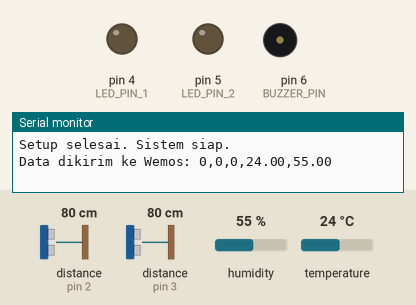
Simulated run of this sketch. Board: Arduino Uno, built with avr-gcc and run on an emulated ATmega328P. On the bench: output pins drawn as LEDs (lit = HIGH), buzzer (waves = sounding, pin HIGH), the last lines printed to the serial monitor. Wiring (inferred from the names in the program): 2 × ultrasonic range finder: trigger pin 2, echo pin 2 / trigger pin 3, echo pin 3. The test bench sets the inputs (shaded band); at power-on: distance to the obstacle (sensors on pin 2, pin 3) 80 cm, humidity 55 %, temperature 24 °C. The echo pulse lasts 58.3 µs per cm; pins used as bus, display or sensor lines are not drawn.

Above: at 1.2 s.
1.3 s: distance to the obstacle (sensor on pin 2) set to 55 cm
4.0 s: distance to the obstacle (sensor on pin 2) set to 48 cm
At 4.9 s:
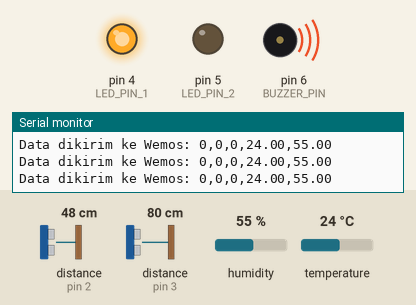
6.7 s: distance to the obstacle (sensor on pin 3) set to 54 cm
9.4 s: distance to the obstacle (sensor on pin 3) set to 47 cm
At 11.0 s:
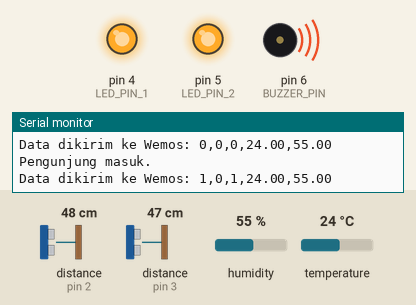
12.1 s: distance to the obstacle (sensor on pin 2) set to 60 cm
At 13.1 s:
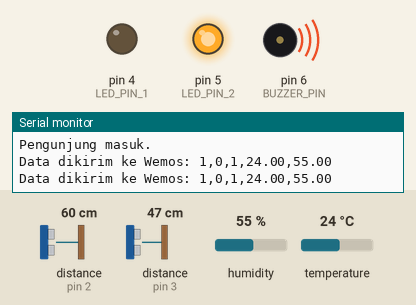
14.8 s: distance to the obstacle (sensor on pin 3) set to 60 cm
At 17.2 s:
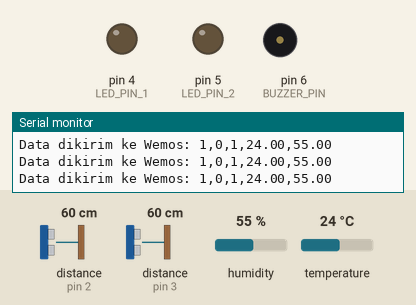
Timing chart, 0 to 18.6 s (numbered marks = the images above; inputs shaded):
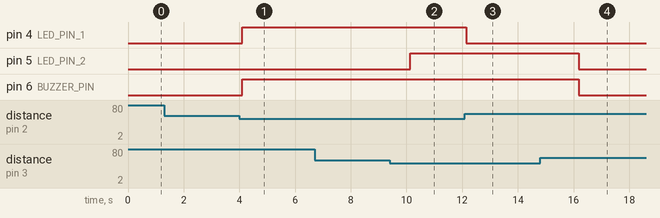

The sketch:

UnoCode.ino
```cpp
#include <SPI.h>
#include <MFRC522.h>
#include <DHT.h>

#define DHTPIN 7            // Pin data untuk sensor DHT22
#define DHTTYPE DHT22       // Tipe sensor DHT
DHT dht(DHTPIN, DHTTYPE);   // Inisialisasi DHT

#define BUZZER_PIN 6         // Pin untuk buzzer
#define LED_PIN_1 4          // Pin untuk LED 1
#define LED_PIN_2 5          // Pin untuk LED 2

#define ULTRASONIC_PIN_1 3   // Pin signal untuk sensor ultrasonik pertama
#define ULTRASONIC_PIN_2 2   // Pin signal untuk sensor ultrasonik kedua

#define SDA_PIN 10           // Pin SDA (SS) untuk RFID
#define RST_PIN 9            // Pin reset untuk RFID

MFRC522 mfrc522(SDA_PIN, RST_PIN);  // Inisialisasi RFID

String allowedIds[] = {"afda771f", "b488a0b0", "58a86145bc10"};
bool isInside[] = {false, false, false};
int totalIds = sizeof(allowedIds) / sizeof(allowedIds[0]);

int pengunjungDiDalam = 0;
int pengunjungMasuk = 0;
int pengunjungKeluar = 0;
bool sensor1Activated = false;
bool sensor2Activated = false;

void setup() {
  Serial.begin(9600);
  SPI.begin();
  mfrc522.PCD_Init();
  dht.begin();
  Serial.println("Setup selesai. Sistem siap.");

  pinMode(ULTRASONIC_PIN_1, OUTPUT);
  pinMode(ULTRASONIC_PIN_2, OUTPUT);
  pinMode(BUZZER_PIN, OUTPUT);
  pinMode(LED_PIN_1, OUTPUT);
  pinMode(LED_PIN_2, OUTPUT);
}

long readUltrasonic(int pin) {
  pinMode(pin, OUTPUT);
  digitalWrite(pin, LOW);
  delayMicroseconds(2);
  digitalWrite(pin, HIGH);
  delayMicroseconds(5);
  digitalWrite(pin, LOW);

  pinMode(pin, INPUT);
  long duration = pulseIn(pin, HIGH);
  long distance = (duration / 29) / 2;
  return distance;
}

void kirimDataPengunjung(float suhu, float kelembapan) {
  // Format data untuk dikirim ke Wemos
  String data = String(pengunjungMasuk) + "," +
                String(pengunjungKeluar) + "," +
                String(pengunjungDiDalam) + "," +
                String(suhu, 2) + "," +
                String(kelembapan, 2);
  Serial.println("Data dikirim ke Wemos: " + data);
  Serial.println();
}

void loop() {
  long distance1 = readUltrasonic(ULTRASONIC_PIN_1);
  long distance2 = readUltrasonic(ULTRASONIC_PIN_2);

  if (distance1 < 50) {
    sensor1Activated = true;
  }
  if (distance2 < 50) {
    sensor2Activated = true;
  }

  if (sensor1Activated && sensor2Activated) {
    if (distance1 < distance2) {
      pengunjungDiDalam++;
      pengunjungMasuk++;
      Serial.println("Pengunjung masuk.");
    } else {
      pengunjungDiDalam--;
      pengunjungKeluar++;
      Serial.println("Pengunjung keluar.");
    }
    sensor1Activated = false;
    sensor2Activated = false;
  }

  if (distance1 < 50) {
    digitalWrite(LED_PIN_2, HIGH);
    digitalWrite(BUZZER_PIN, HIGH);
  } else {
    digitalWrite(LED_PIN_2, LOW);
  }

  if (distance2 < 50) {
    digitalWrite(LED_PIN_1, HIGH);
    digitalWrite(BUZZER_PIN, HIGH);
  } else {
    digitalWrite(LED_PIN_1, LOW);
  }

  if (distance1 >= 50 && distance2 >= 50) {
    digitalWrite(BUZZER_PIN, LOW);
  }

  // Baca suhu dan kelembapan dari sensor DHT22
  float suhu = dht.readTemperature();
  float kelembapan = dht.readHumidity();

  if (isnan(suhu) || isnan(kelembapan)) {
    Serial.println("Gagal membaca data dari sensor DHT!");
  } else {
    kirimDataPengunjung(suhu, kelembapan);
  }

  delay(2000);
}
```

Measured:
- the behaviour switches between 51 and 50 cm on distance to the obstacle (sensor on pin 2) (found by bisection; images 0 and 1)
- the behaviour switches between 51 and 50 cm on distance to the obstacle (sensor on pin 3) (found by bisection; images 1 and 2)
- after the input at 4.0 s, pin 4 (LED_PIN_1), pin 6 (BUZZER_PIN): LOW → HIGH after 0.09 s
- after the input at 9.4 s, pin 5 (LED_PIN_2): LOW → HIGH after 0.74 s
- after the input at 12.1 s, pin 4 (LED_PIN_1): HIGH → LOW after 0.05 s
- after the input at 14.8 s, pin 5 (LED_PIN_2), pin 6 (BUZZER_PIN): HIGH → LOW after 1.4 s
